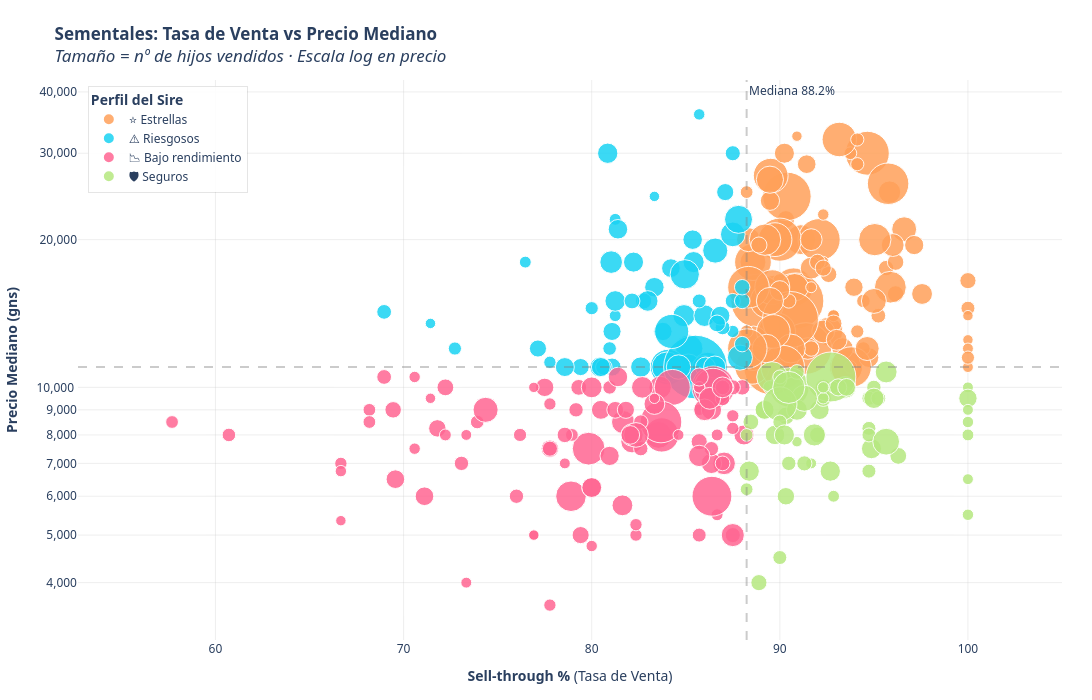

The code cell stored with this chart in its notebook:
### Markdown cell above
**Conclusión:** La brecha premium vs low es el efecto estadístico más potente del dataset (~3.4× en mediana, p < 0.0001). Los tres gráficos lo confirman desde ángulos complementarios: boxplot (distribución), barras (magnitud), y serie temporal (estabilidad temporal). Esto valida `day_normalized` como la feature más importante del modelo, pero también confirma que es parcialmente endógena — los consignors de calidad eligen los días premium. El modelo la usará como predictor, no como palanca causal.

### Code cell
# Map sire_entity → readable name (needed before full sires table)
sire_name_map = df_sold.groupby('sire_entity')['sire_clean'].agg(
    lambda x: x.mode().iat[0] if not x.mode().empty else "Unknown"
)
# ── Datos ──────────────────────────────────────────────────────────
sire_metrics = df_sold.groupby('sire_entity').agg(
    median_price=('price_gns', 'median'),
    n_sold=('price_gns', 'count')
).reset_index()
sire_offered = df_offered.groupby('sire_entity').size().rename('n_offered')
sire_metrics = sire_metrics.merge(sire_offered, on='sire_entity', how='left')
sire_metrics['sell_through_pct'] = (sire_metrics['n_sold'] / sire_metrics['n_offered'] * 100)
# Filtramos sires con al menos 10 hijos vendidos
sire_plot_df = sire_metrics[sire_metrics['n_sold'] >= 10].copy()
sire_plot_df['sire_name'] = sire_plot_df['sire_entity'].map(sire_name_map)
sire_plot_df['n_sold'] = sire_plot_df['n_sold'].astype(int)
sire_plot_df['sell_through_pct'] = sire_plot_df['sell_through_pct'].astype(float)
sire_plot_df['median_price'] = sire_plot_df['median_price'].astype(float)
# ── Cuadrantes ─────────────────────────────────────────────────────
x_med = sire_plot_df['sell_through_pct'].median()
y_med = sire_plot_df['median_price'].median()
def classify_sire(row):
    if row['sell_through_pct'] >= x_med and row['median_price'] >= y_med:
        return '⭐ Estrellas'
    elif row['sell_through_pct'] >= x_med and row['median_price'] < y_med:
        return '🛡️ Seguros'
    elif row['sell_through_pct'] < x_med and row['median_price'] >= y_med:
        return '⚠️ Riesgosos'
    else:
        return '📉 Bajo rendimiento'
sire_plot_df['categoria'] = sire_plot_df.apply(classify_sire, axis=1)
# ── Colores por categoría ──────────────────────────────────────────
color_map = {
    'Estrellas': '#2ecc71',
    'Seguros': '#3498db',
    'Riesgosos': '#e74c3c',
    'Bajo rendimiento': '#95a5a6'
}
# ── Hover template personalizado ───────────────────────────────────
sire_plot_df['hover_text'] = sire_plot_df.apply(
    lambda r: f"<b>{r['sire_name']}</b><br>"
              f"Venta: {r['sell_through_pct']:.1f}%<br>"
              f"Mediana: {r['median_price']:,.0f} gns<br>"
              f"Hijos vendidos: {r['n_sold']:,}",
    axis=1
)
# ── Plotly Scatter ─────────────────────────────────────────────────
fig = px.scatter(
    sire_plot_df,
    x='sell_through_pct',
    y='median_price',
    size='n_sold',
    color='categoria',
    color_discrete_map=color_map,
    hover_name='hover_text',
    hover_data={'sire_name': False, 'sell_through_pct': False,
                'median_price': False, 'n_sold': False, 'categoria': False},
    size_max=45,
    opacity=0.85,
    title='<b>Sementales: Tasa de Venta vs Precio Mediano</b><br>'
          '<i>Tamaño = nº de hijos vendidos · Escala log en precio</i>'
)
# ── Líneas de cuadrante ────────────────────────────────────────────
fig.add_vline(x=x_med, line_dash="dash", line_color="gray", opacity=0.4,
              annotation_text=f"Mediana {x_med:.1f}%", annotation_position="top right")
fig.add_hline(y=y_med, line_dash="dash", line_color="gray", opacity=0.4,
              annotation_text=f"Mediana {y_med:,.0f} gns", annotation_position="bottom left")
# ── Etiquetas de top sires (top 10 por mediana) ────────────────────
top_sires = sire_plot_df.nlargest(10, 'median_price')
for _, row in top_sires.iterrows():
    fig.add_annotation(
        x=row['sell_through_pct'],
        y=row['median_price'],
        text=row['sire_name'],
        showarrow=True,
        arrowhead=2,
        arrowsize=1,
        arrowwidth=1.5,
        arrowcolor='rgba(0,0,0,0.3)',
        font=dict(size=9, color='black'),
        ay=-25,
        ax=0
    )
# ── Layout ─────────────────────────────────────────────────────────
fig.update_layout(
    xaxis_title='<b>Sell-through %</b> (Tasa de Venta)',
    yaxis_title='<b>Precio Mediano (gns)</b>',
    yaxis_type="log",
    yaxis=dict(
        tickformat=',.0f',
        gridcolor='rgba(200,200,200,0.3)',
        zeroline=False
    ),
    xaxis=dict(
        gridcolor='rgba(200,200,200,0.3)',
        zeroline=False,
        range=[min(sire_plot_df['sell_through_pct']) - 5,
               max(sire_plot_df['sell_through_pct']) + 5]
    ),
    plot_bgcolor='white',
    paper_bgcolor='white',
    font=dict(family='Segoe UI, Arial, sans-serif', size=12),
    legend=dict(
        title='<b>Perfil del Sire</b>',
        bgcolor='rgba(255,255,255,0.9)',
        bordercolor='rgba(0,0,0,0.1)',
        borderwidth=1,
        yanchor='top',
        y=0.99,
        xanchor='left',
        x=0.01
    ),
    margin=dict(l=70, r=30, t=80, b=60),
    hoverlabel=dict(
        bgcolor='white',
        font=dict(size=13, family='Segoe UI, Arial'),
        bordercolor='rgba(0,0,0,0.2)',
        namelength=-1
    ),
    height=700,
    width=1100
)
fig.show()
